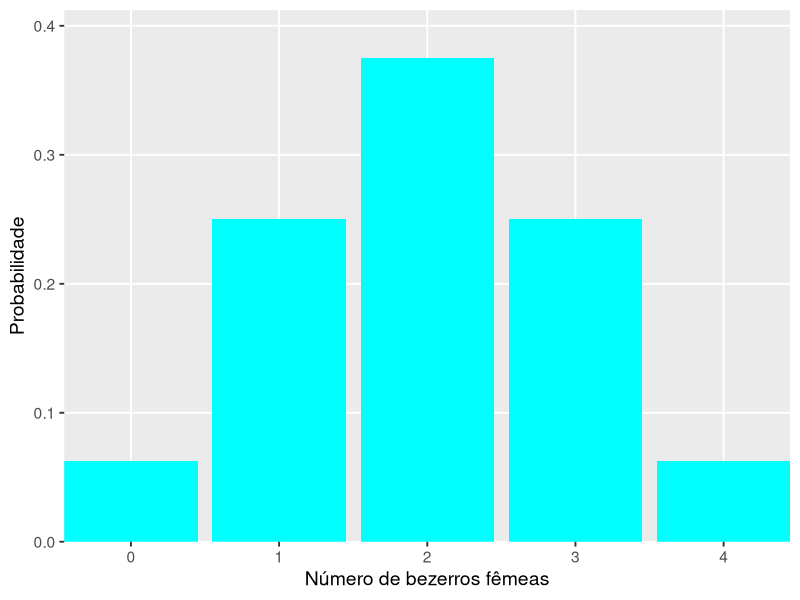
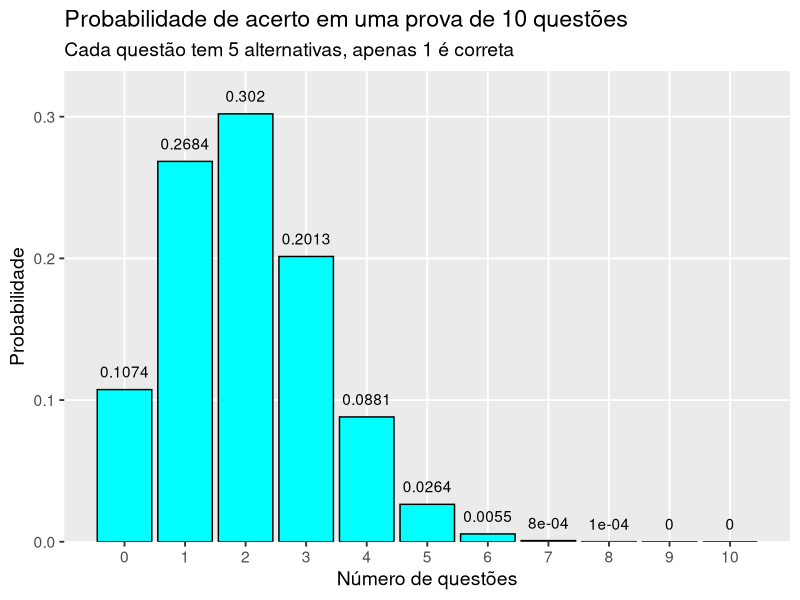
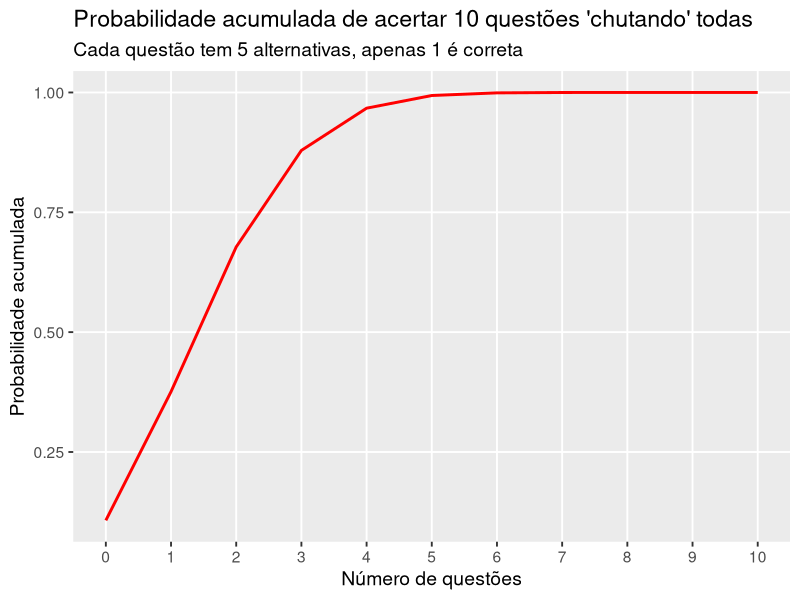
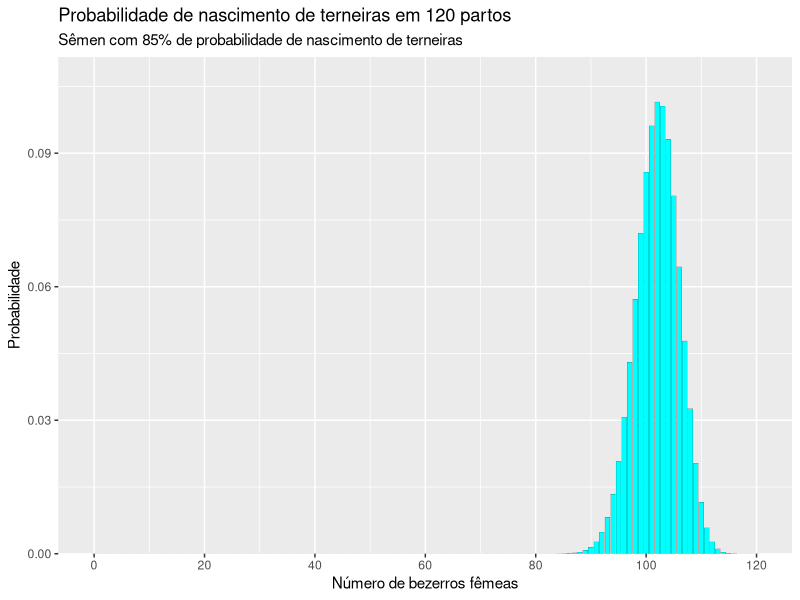
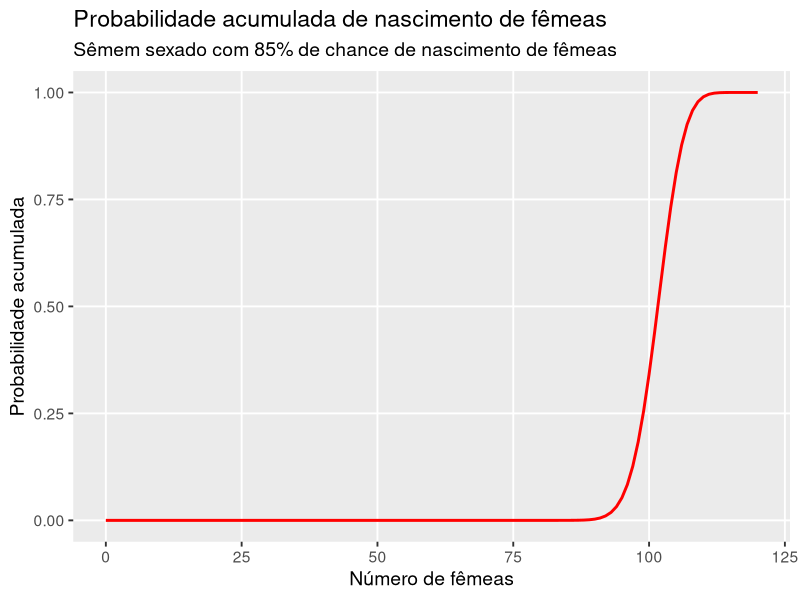

Here is the R script that generated these plots, in order:
## ---- chunk 1
library(DiagrammeR)
mermaid("
   graph TB
    Start -->|0,5|A(1)
    Start -->|0,5|B(0)
")

## ---- chunk 2
mermaid("
   graph TB
    Start --> |0,5|A(1)
    Start --> |0,5|B(0)
    A --> |0,5|C(1)
    A --> |0,5|D(0)
    B --> |0,5|E(1)
    B --> |0,5|F(0)
    C --> G(11 = pp)
    D --> H(10 = pq)
    E --> I(01 = qp)
    F --> J(00 = qq)
")
## ---- chunk 3
args(dbinom)
## ---- chunk 4
library(tibble)
data.frame(nbez = 0:2,
           prob = dbinom(0:2, size = 2, prob = 0.5))
## ---- chunk 5

mermaid("
   graph TB
    Start --> |0,5|A(1)
    Start --> |0,5|B(0)
    A --> |0,5|C(1)
    A --> |0,5|D(0)
    B --> |0,5|E(1)
    B --> |0,5|F(0)
    C --> |0,5|G(1)
    C --> |0,5|H(0)
    D --> |0,5|I(1)
    D --> |0,5|J(0)
    E --> |0,5|K(1)
    E --> |0,5|L(0)
    F --> |0,5|M(1)
    F --> |0,5|N(0)
    G --> O(111 = ppp)
    H --> P(110 = ppq)
    I --> Q(101 = pqp)
    J --> R(100 = pqq)
    K --> S(011 = qpp)
    L --> T(010 = qpq)
    M --> U(001 = qqp)
    N --> V(000 = qqq)
")
## ---- chunk 6
data.frame(n_femeas = 0:3,
           prob = dbinom(0:3, size = 3, prob = 0.5))
## ---- chunk 7

library(tibble)
bezerros <- 
  tibble(nbez = 0:4,
         prob = dbinom(x = 0:4, size = 4, prob = 0.5),
         prob_ac = cumsum(prob),
         prob_ac_inv = rev(prob_ac))
bezerros

# Gráfico da distribuição
library(tidyverse)
ggplot(bezerros, aes(nbez, prob))+
  geom_bar(stat = "identity",
           col = "black",
           size = 0,
           fill = "cyan")+
  labs(x = "Número de bezerros fêmeas",
       y = "Probabilidade")+
  scale_y_continuous(expand = expansion(mult = c(0, 0.1))) +
  scale_x_continuous(expand = expansion(mult = c(0, 0))) +
  theme_grey(base_size = 14) +
  theme(panel.grid.minor = element_blank())

## ---- chunk 8
dbinom(x = 0, size = 10, prob = 0.2)
## ---- chunk 9
dbinom(x = 0:3, size = 10, prob = 0.2) %>% sum()
## ---- chunk 10
dbinom(x = 4:7, size = 10, prob = 0.2) %>% sum()
## ---- chunk 11
dbinom(x = 8:10, size = 10, prob = 0.2) %>% sum()
1 - dbinom(0:7, size = 10, prob = 0.2) |> sum()
## ---- chunk 12

dbinom(x = 10, size = 10, prob = 0.2)

## ---- chunk 13
prova <- 
  tibble(nques = 0:10,
         prob = dbinom(x = 0:10, size = 10, prob = 0.2),
         prob_ac = cumsum(prob))


ggplot(prova, aes(nques, prob, label = round(prob, 4)))+
  geom_bar(stat = "identity",
           col = "black",
           fill = "cyan")+
  scale_x_continuous(breaks = c(0:10))+
  labs(x = "Número de questões",
       y = "Probabilidade")+
  ggtitle(label = "Probabilidade de acerto em uma prova de 10 questões",
          subtitle = "Cada questão tem 5 alternativas, apenas 1 é correta")+
  scale_y_continuous(expand = expansion(mult = c(0, 0.1)))+
  geom_text(vjust = -1) +
  theme_grey(base_size = 14) +
  theme(panel.grid.minor = element_blank())

# distribuição acumulada

ggplot(prova, aes(nques, prob_ac))+
  geom_path(color = "red", size = 1)+
  labs(x = "Número de questões",
       y = "Probabilidade acumulada")+
  ggtitle(label = "Probabilidade acumulada de acertar 10 questões 'chutando' todas",
          subtitle = "Cada questão tem 5 alternativas, apenas 1 é correta")+
  scale_x_continuous(breaks = c(0:10)) +
  theme_grey(base_size = 14) +
  theme(panel.grid.minor = element_blank())

## ---- chunk 14
dbinom(0:17, size = 20, prob = 0.92) |> sum()

## ---- chunk 15
dbinom(x = 120, size = 120, prob = 0.85)
## ---- chunk 16
x <- 
  data.frame(nascimentos = 108:120) |> 
  mutate(prob = dbinom(nascimentos, size = 120, prob = 0.85),
         acum = cumsum(prob))
x
## ---- chunk 17

dbinom(x = 0:89, size = 120, prob = 0.85) |> sum()
## ---- chunk 18
bezerros <- 
  tibble(nbez = 0:120,
         prob = dbinom(x = 0:120, size = 120, prob = 0.85),
         prob_ac = cumsum(prob))


# Gráfico da distribuição
ggplot(bezerros, aes(nbez, prob))+
  geom_bar(stat = "identity",
           col = "black",
           size = 0.05,
           fill = "cyan")+
  labs(x = "Número de bezerros fêmeas",
       y = "Probabilidade") +
  ggtitle(label = "Probabilidade de nascimento de terneiras em 120 partos",
          subtitle = "Sêmen com 85% de probabilidade de nascimento de terneiras")+
  scale_y_continuous(expand = expansion(mult = c(0, 0.1)))+
  scale_x_continuous(breaks = seq(0, 120, 20))


# distribuição acumulada

ggplot(bezerros, aes(nbez, prob_ac))+
  geom_path(color = "red", size = 1)+
  labs(x = "Número de fêmeas",
       y = "Probabilidade acumulada")+
  ggtitle(label = "Probabilidade acumulada de nascimento de fêmeas",
          subtitle = "Sêmem sexado com 85% de chance de nascimento de fêmeas")+
  # scale_x_continuous(breaks = c(0:10)) +
  theme_grey(base_size = 14) +
  theme(panel.grid.minor = element_blank())
